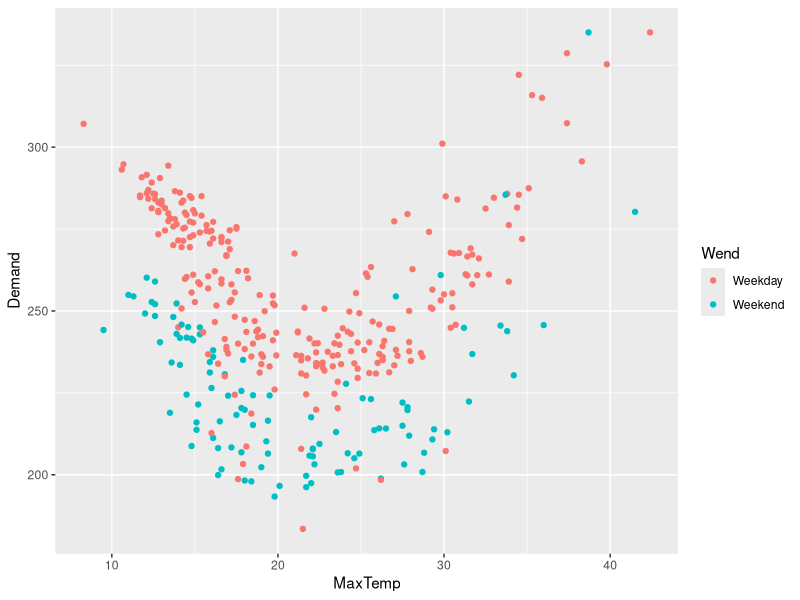
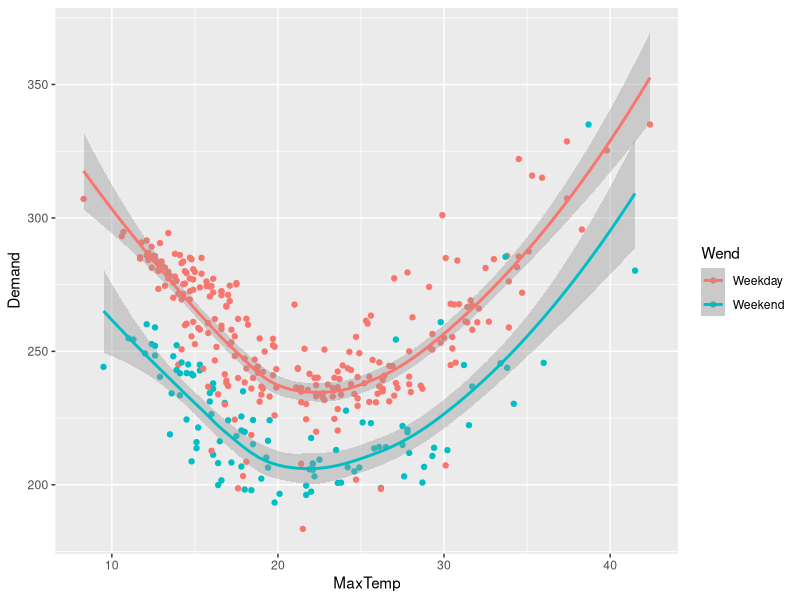
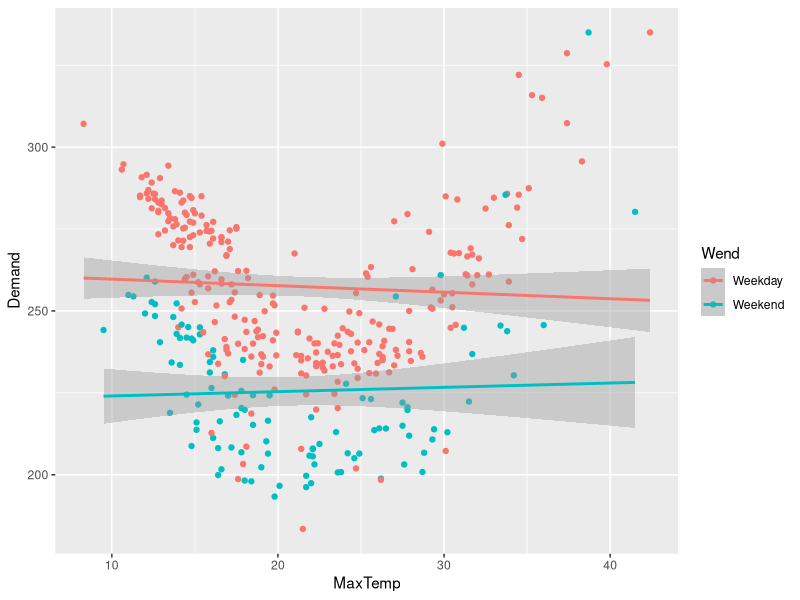

Write the R code that produced these figures, in order. (Note: this script raises an error after producing the figures.)
## ---- chunk 1
#rmarkdown::render('Additional.Rmd',output_file='Additional.pdf')
#rmarkdown::render('Additional.Rmd',output_file='AdditionalSols.pdf')
sols<-FALSE
title<-ifelse(sols, 'DataVizA Tutorial: Additional Issues: Solutions','DataVizA Tutorial: Additional Issues')
## ---- chunk 2
knitr::opts_chunk$set(echo = TRUE)
require(kableExtra)
require(tibble)
## ---- chunk 3
library(tidyverse)
elec<-read_csv('electricity.csv')

ggplot(elec,aes(x=MaxTemp,y=Demand,col=Wend))+geom_point()

## ---- chunk 4

ggplot(elec,aes(x=MaxTemp,y=Demand,col=Wend))+
  geom_point()+geom_smooth()

## ---- chunk 5

ggplot(elec,aes(x=MaxTemp,y=Demand,col=Wend))+
  geom_point()+geom_smooth(method = 'lm')

## ---- chunk 6

#Revision from last week

#Import data
SwissWide<-read_csv('SwissExportsFull.csv')%>%
  rename(`NA`=X154)

#Convert to long form
SwissLong<-gather(data = SwissWide,
       key = Country, #Column names become variable
       value = Exports, #All numbers are exports
       -Date,-Year) #Do not gather these variables

#Create yearly aggregate
SwissLong%>% #This is much easier with long data
  select(-Date)%>% #Eventually cannot aggregate dates
  group_by(Year,Country)%>%
  summarise(YearlyExports=sum(Exports))->SwissYearly

#Select Germany and US spread
SwissYearly%>%
  filter(Country %in% c('DE','US'))%>%
  spread(Country,YearlyExports)->
  Exports_DE_US

#Finally make plot

ggplot(Exports_DE_US,aes(x=DE,y=US,col=Year))+
  geom_path()+scale_color_viridis_c()

## ---- chunk 7

ggplot(Exports_DE_US,aes(x=DE,y=US,col=Year,label=Year))+
  geom_path()+geom_text(size=3)+scale_color_viridis_c()
